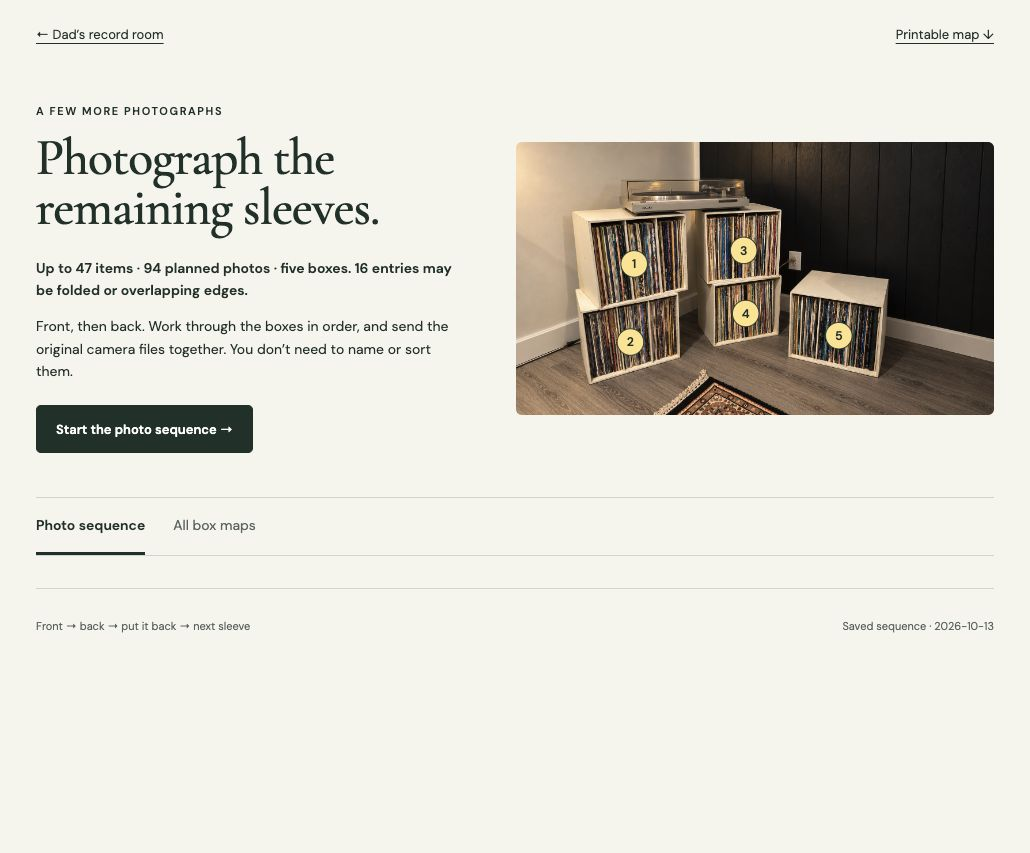
#> input picture site/research/capture-guide-desktop.jpg, 1030 x 853 px
$ python -i fix-lower-left-endpoints.py   (imports and definitions only)
#> lines starting #> are read from the running program, lines starting #| are printed output that depends on the picture
"""Reproducible, idempotent lower-left cap/foot refinement.

Run with imaging Python from any working directory; add --review for /tmp QA.
Coordinates describe EXIF-oriented 4032x3024 source pixels. Only lower-left
endpoint vertices 0/1/3/4 and marker anchors change, plus one documented divider
overlap correction at lower-left-46 vertex5. Canonical JSON supplies all other
preserved middle-body vertices, IDs, metadata, and the corrected upper-left box.
"""
from pathlib import Path
import copy, json, sys
from PIL import Image, ImageOps, ImageDraw, ImageFont

ROOT = Path(__file__).resolve().parents[2]
CANONICAL = ROOT / 'site/research/spine-masks-left.json'
SOURCE = ROOT / 'site/dist/assets/boxes/lower-left.jpg'
REVIEW = Path('/tmp/box2-endpoint-review')
# ID -> [cap-left, cap-right, foot-left, foot-right]. These are photographed
# sleeve-face corners, inset from paper edges, not common shelf/divider lines.
MEASURED_ENDPOINTS = {
 'lower-left-01': [[582,370],[626,370],[953,2590],[972,2590]],
 'lower-left-02': [[635,348],[709,345],[979,2591],[1037,2582]],
 'lower-left-03': [[710,361],[724,351],[1042,2576],[1059,2576]],
 'lower-left-04': [[729,351],[754,350],[1062,2578],[1080,2581]],
 'lower-left-05': [[761,344],[816,338],[1086,2573],[1116,2570]],
 'lower-left-06': [[818,341],[895,343],[1120,2577],[1161,2577]],
 'lower-left-07': [[900,360],[929,348],[1167,2576],[1191,2576]],
 'lower-left-08': [[932,368],[966,365],[1195,2575],[1212,2576]],
 'lower-left-09': [[969,367],[1008,366],[1216,2576],[1243,2576]],
 'lower-left-10': [[1010,349],[1072,347],[1246,2576],[1281,2584]],
 'lower-left-11': [[1074,349],[1097,351],[1284,2583],[1298,2582]],
 'lower-left-12': [[1103,342],[1127,343],[1301,2580],[1320,2577]],
 'lower-left-13': [[1129,353],[1169,345],[1324,2575],[1353,2578]],
 'lower-left-14': [[1174,343],[1232,342],[1356,2576],[1409,2567]],
 'lower-left-15': [[1235,352],[1335,355],[1415,2569],[1475,2572]],
 'lower-left-16': [[1338,356],[1372,354],[1482,2582],[1502,2583]],
 'lower-left-17': [[1375,356],[1438,357],[1506,2583],[1540,2582]],
 'lower-left-18': [[1443,355],[1490,356],[1544,2575],[1575,2575]],
 'lower-left-19': [[1493,362],[1516,365],[1581,2583],[1610,2584]],
 'lower-left-20': [[1518,389],[1548,384],[1615,2576],[1644,2578]],
 'lower-left-21': [[1550,359],[1563,358],[1649,2586],[1666,2586]],
 'lower-left-22': [[1615,379],[1670,380],[1717,2580],[1740,2576]],
 'lower-left-23': [[1673,382],[1715,381],[1745,2584],[1766,2584]],
 'lower-left-24': [[1718,378],[1749,377],[1769,2585],[1793,2584]],
 'lower-left-25': [[1751,378],[1797,377],[1797,2578],[1825,2578]],
 'lower-left-26': [[1800,395],[1834,395],[1830,2583],[1856,2583]],
 'lower-left-27': [[1836,327],[1889,327],[1859,2602],[1900,2602]],
 'lower-left-28': [[1892,375],[1920,375],[1903,2584],[1915,2584]],
 'lower-left-29': [[1925,375],[1958,374],[1918,2588],[1940,2588]],
 'lower-left-30': [[1960,394],[1995,394],[1943,2577],[1963,2578]],
 'lower-left-31': [[1998,379],[2033,379],[1966,2587],[1994,2587]],
 'lower-left-32': [[2035,379],[2055,379],[1996,2584],[2014,2584]],
 'lower-left-33': [[2058,388],[2096,388],[2018,2583],[2040,2583]],
 'lower-left-34': [[2100,366],[2136,376],[2044,2587],[2073,2587]],
 'lower-left-35': [[2138,401],[2168,401],[2077,2589],[2094,2589]],
 'lower-left-36': [[2171,375],[2195,379],[2098,2589],[2112,2589]],
 'lower-left-37': [[2197,370],[2240,367],[2115,2589],[2154,2589]],
 'lower-left-38': [[2244,361],[2277,374],[2159,2598],[2181,2595]],
 'lower-left-39': [[2280,396],[2329,397],[2185,2590],[2220,2586]],
 'lower-left-40': [[2334,377],[2366,378],[2225,2593],[2248,2593]],
 'lower-left-41': [[2369,385],[2398,391],[2252,2593],[2271,2593]],
 'lower-left-42': [[2401,391],[2451,392],[2275,2592],[2300,2592]],
 'lower-left-43': [[2454,382],[2503,383],[2305,2581],[2346,2583]],
 'lower-left-44': [[2508,371],[2602,380],[2349,2580],[2393,2583]],
 'lower-left-45': [[2606,378],[2622,378],[2396,2592],[2411,2593]],
 'lower-left-46': [[2695,398],[2720,398],[2480,2584],[2499,2585]],
 'lower-left-47': [[2718,380],[2746,382],[2505,2591],[2537,2595]],
 'lower-left-48': [[2749,386],[2794,394],[2540,2602],[2567,2602]],
 'lower-left-49': [[2797,418],[2822,419],[2571,2596],[2589,2596]],
 'lower-left-50': [[2836,367],[2873,369],[2593,2590],[2613,2590]],
 'lower-left-51': [[2877,392],[2939,391],[2617,2619],[2672,2621]],
 'lower-left-52': [[2943,414],[2960,416],[2675,2608],[2689,2608]],
 'lower-left-53': [[2960,416],[2994,417],[2693,2594],[2704,2594]],
 'lower-left-54': [[2998,348],[3092,352],[2709,2595],[2770,2595]],
 'lower-left-55': [[3095,386],[3140,390],[2775,2595],[2804,2595]],
 'lower-left-56': [[3143,400],[3182,400],[2809,2607],[2840,2607]],
 'lower-left-57': [[3186,409],[3207,412],[2846,2596],[2864,2596]],
 'lower-left-58': [[3210,424],[3260,418],[2868,2597],[2897,2598]],
 'lower-left-59': [[3263,417],[3332,413],[2902,2600],[2960,2600]],
 'lower-left-60': [[3336,390],[3393,383],[2967,2614],[3007,2614]],
 'lower-left-61': [[3397,425],[3430,416],[3012,2598],[3026,2599]],
 'lower-left-62': [[3434,409],[3468,422],[3031,2610],[3048,2610]],
 'lower-left-63': [[3471,394],[3532,408],[3053,2600],[3086,2601]],
 'lower-left-64': [[3536,408],[3554,422],[3091,2601],[3109,2601]],
 'lower-left-65': [[3558,417],[3603,408],[3112,2607],[3150,2606]],
 'lower-left-66': [[3610,427],[3648,435],[3155,2608],[3183,2608]],
}
# The sole body exception fixes a pre-existing white-divider overlap, measured
# independently in source pixels. All 131 other body vertices remain unchanged.
BODY_CORRECTIONS = {'lower-left-46': {5: [2572,1475]}}
ENDPOINT_NOTE = ('Six-point clockwise masks follow individually measured spine cap/foot corners. '
 'Endpoint corners sit approximately 2–4 source pixels inside the main visible sleeve face; '
 'tiny folded/worn tips and rounded heels use straight-edge approximations. '
 'Original middle-body side vertices are preserved exactly except Neiges sleeve46 '
 'left vertex5, corrected from white divider [2556,1475] to visible paper [2572,1475]. '
 'Sleeve28 black cap has an indistinct boundary against the dark background; its '
 'conservative endpoint estimate follows neighboring visible cap heights.')
FUSE_NOTE = ('Longer Fuse sleeve 06: cap [818,341]/[895,343], foot [1120,2577]/[1161,2577]. '
 'The worn tan paper cap belongs to the sleeve; tiny folded peaks near y333 and rounded '
 'heel pixels near y2584 lie outside the conservative straight edges. Markers anchor '
 'to each individual foot midpoint. Divider and side-wall shadows are excluded.')

def apply():
 original = CANONICAL.read_text(); data = json.loads(original)
 preserved_upper = copy.deepcopy(data['boxes']['upper-left'])
 records = data['boxes']['lower-left']['records']
 assert [r['id'] for r in records] == list(MEASURED_ENDPOINTS)
 body = {r['id']: [copy.deepcopy(r['polygon'][2]), copy.deepcopy(r['polygon'][5])] for r in records}
 for r in records:
  tl,tr,bl,br = MEASURED_ENDPOINTS[r['id']]
  r['polygon'][0]=list(tl); r['polygon'][1]=list(tr)
  r['polygon'][4]=list(bl); r['polygon'][3]=list(br)
  r['anchor']=[(bl[0]+br[0])/2,(bl[1]+br[1])/2]
  for vertex,point in BODY_CORRECTIONS.get(r['id'],{}).items():
   r['polygon'][vertex]=list(point)
  assert r['polygon'][2]==body[r['id']][0]
  expected_left=BODY_CORRECTIONS.get(r['id'],{}).get(5,body[r['id']][1])
  assert r['polygon'][5]==expected_left
 notes=data['boxes']['lower-left']['notes']
 notes[:]=[n for n in notes if not n.startswith(('Six-point clockwise masks follow','Longer Fuse sleeve'))]
 notes.insert(2,ENDPOINT_NOTE); notes.append(FUSE_NOTE)
 assert data['boxes']['upper-left']==preserved_upper
 updated=json.dumps(data,indent=2)+'\n'
 if updated!=original: CANONICAL.write_text(updated)
 print('Lower-left 66 measured caps/feet applied; sole46 divider body correction retained; other bodies and upper-left unchanged.')
 return data

def review(data):
 REVIEW.mkdir(parents=True,exist_ok=True)
 source=ImageOps.exif_transpose(Image.open(SOURCE)).convert('RGBA')
 layer=Image.new('RGBA',source.size,(0,0,0,0)); draw=ImageDraw.Draw(layer)
 font=ImageFont.truetype('/System/Library/Fonts/Supplemental/Arial.ttf',22)
 for r in data['boxes']['lower-left']['records']:
  p=[tuple(v) for v in r['polygon']]
  draw.polygon(p,fill=(102,235,190,22),outline=(255,216,67,225),width=3)
  draw.text((sum(x for x,y in p[:2])/2-10,min(y for x,y in p[:2])+20),r['id'].rsplit('-',1)[1],font=font,fill='white',stroke_width=2,stroke_fill='black')
  for j in [0,1,3,4]:
   x,y=p[j]; draw.ellipse((x-2,y-2,x+2,y+2),fill=(45,255,210,255))
 result=Image.alpha_composite(source,layer).convert('RGB')
 result.resize((1512,1134)).save(REVIEW/'lower-left-endpoints-overlay.jpg',quality=98)
 for name,bounds in [('06-cap-final-qa',(790,320,930,395)),('06-foot-final-qa',(1090,2535,1190,2610)),('01-cap-final-qa',(560,335,650,425)),('01-foot-final-qa',(940,2550,1040,2620)),('21-22-foot-final-qa',(1620,2540,1775,2650)),('45-46-foot-final-qa',(2370,2540,2530,2660)),('46-mid-final-qa',(2520,1400,2630,1530)),('66-foot-final-qa',(3125,2550,3200,2640))]:
  c=result.crop(bounds); c.resize((c.width*7,c.height*7)).save(REVIEW/(name+'.jpg'),quality=98)
 for sec,(cx0,cx1,fx0,fx1,cy0,cy1,fy0,fy1) in enumerate([(550,1575,925,1685,290,455,2530,2630),(1590,2630,1690,2430,300,460,2530,2630),(2640,3690,2420,3210,325,495,2520,2640)],1):
  for name,b in [('cap',(cx0,cy0,cx1,cy1)),('foot',(fx0,fy0,fx1,fy1))]:
   c=result.crop(b); c.resize((c.width*2,c.height*2)).save(REVIEW/f'section-{sec}-{name}-final.jpg',quality=98)
 print('Source-photo overlays saved to',REVIEW)

# [3 lines not run here, left out]

>>> import cv2
>>> picture = cv2.imread('capture-guide-desktop.jpg', cv2.IMREAD_GRAYSCALE)
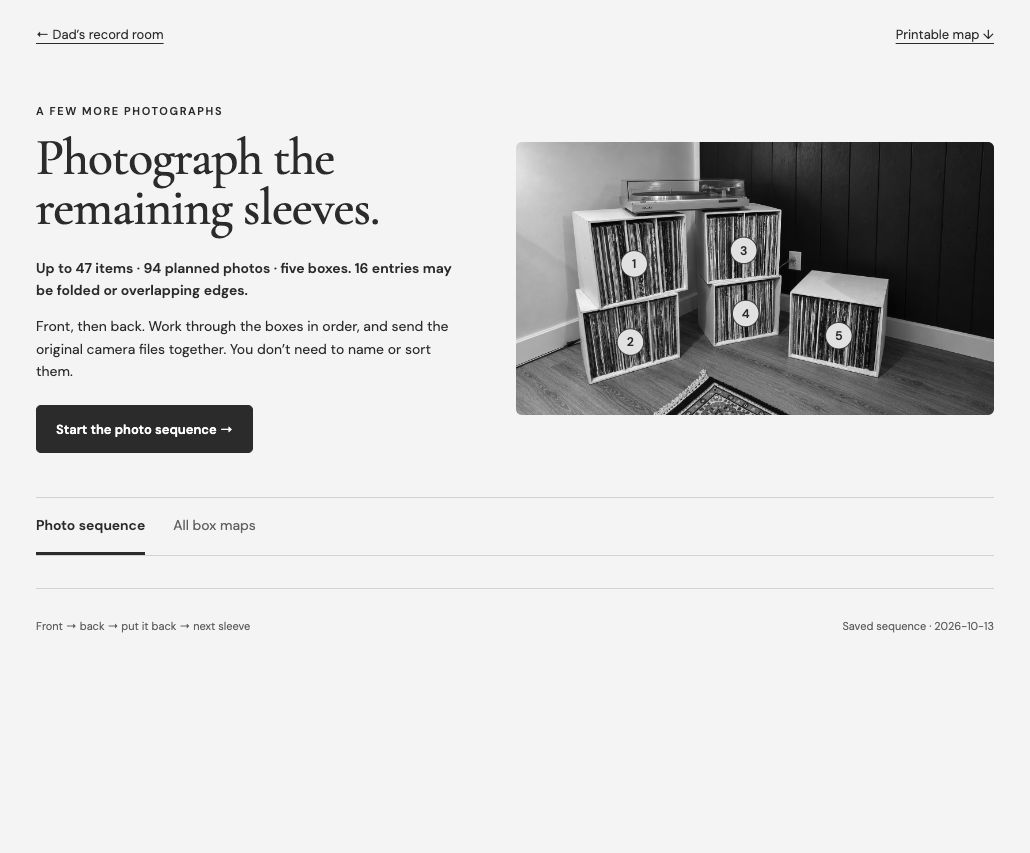
#> picture: shape (853, 1030); min 0, max 255, mean 216.2
#> (the run stopped early here; a loop or call above may not have finished)
